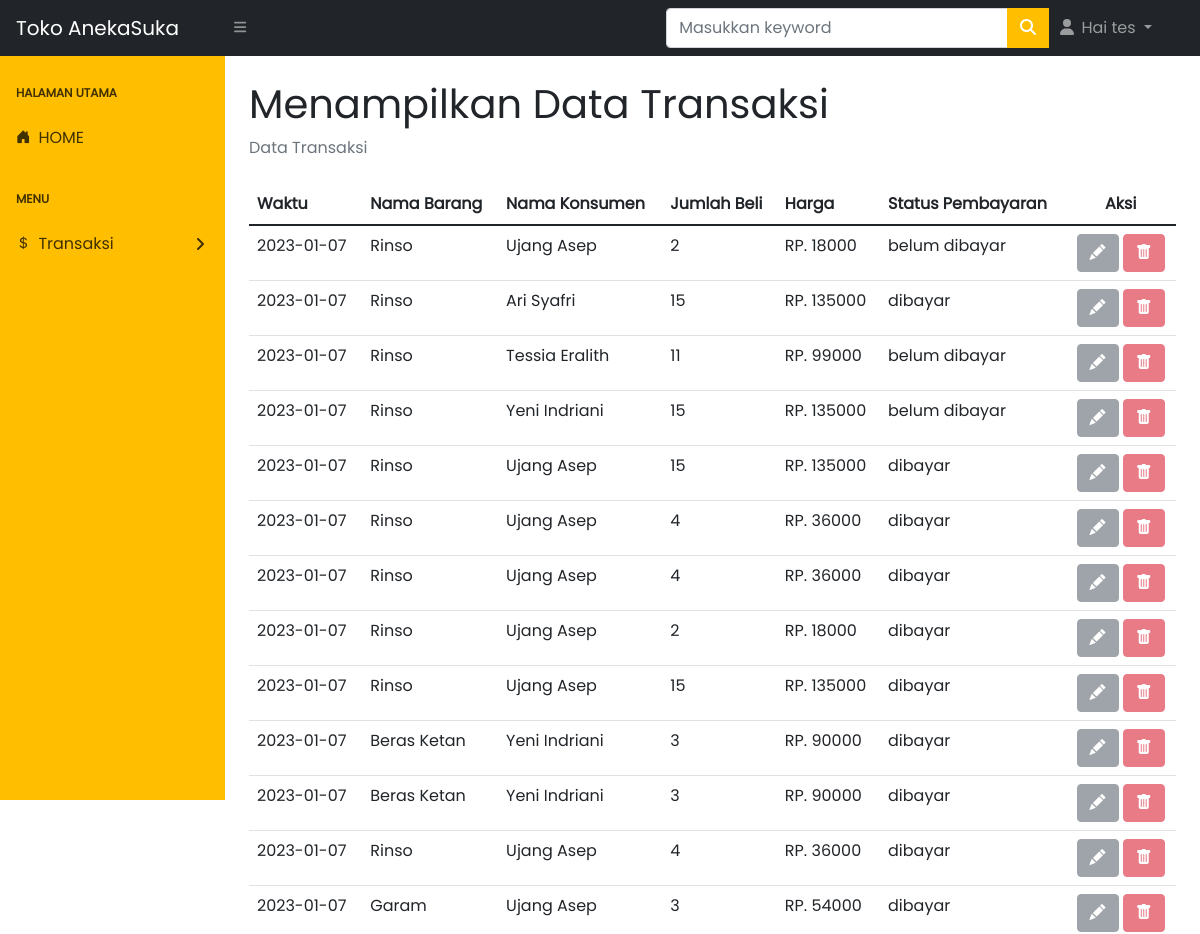
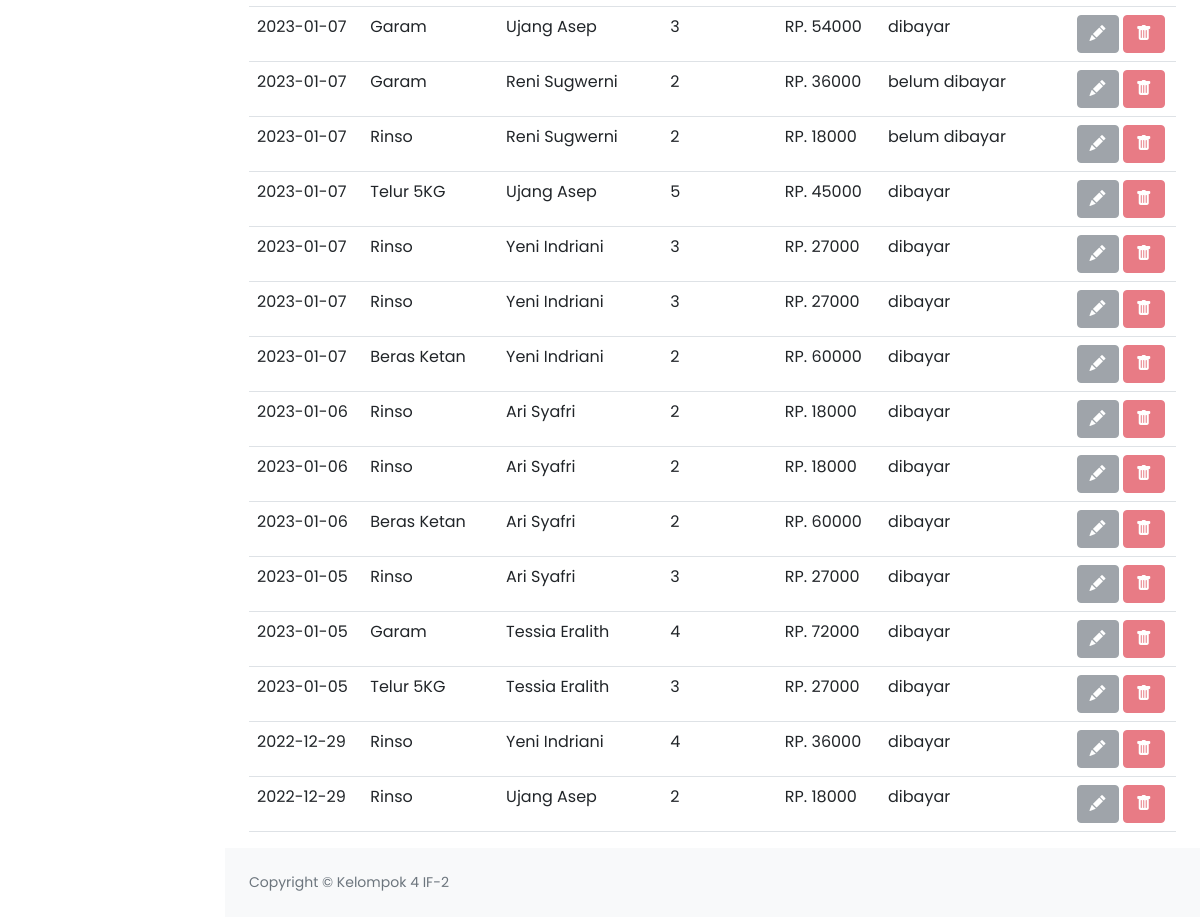
Screenshot of /transaksi.php (signed in) with the database file from the repository (2 pictures, top to bottom).
### tables this page shows
CREATE TABLE `pembelian` (
  `idpembelian` int(8) NOT NULL,
  `waktu` timestamp NULL DEFAULT current_timestamp(),
  `jumlahbeli` int(12) DEFAULT NULL,
  `idbarang` varchar(12) DEFAULT NULL,
  `idkonsumen` int(12) DEFAULT NULL,
  `status` enum('dibayar','belum dibayar') DEFAULT NULL
);

CREATE TABLE `inventoribarang` (
  `idbarang` varchar(12) NOT NULL,
  `namabarang` varchar(30) DEFAULT NULL,
  `stok` int(12) DEFAULT NULL,
  `harga` int(30) DEFAULT NULL,
  `idpegawai` varchar(12) DEFAULT NULL
);

CREATE TABLE `konsumen` (
  `idkonsumen` int(12) NOT NULL,
  `namakonsumen` varchar(30) DEFAULT NULL,
  `nohp` varchar(15) DEFAULT NULL
);

### functions.php (called while the page is built, shortened)
<?php
    $conn = mysqli_connect("localhost", "root", "", "penjualanimk");
    function query($query){
        global $conn;
        $result = mysqli_query($conn, $query);
        $rows = [];
        while ($row = mysqli_fetch_assoc($result)){
            $rows[] = $row;
        }
        return $rows;
    }
?>

### transaksi.php (the view, shortened to what this page needs)
<?php
    $role = $_SESSION["role"];
    require 'functions.php';
    $trans = query("SELECT pembelian.idpembelian, namabarang, konsumen.idkonsumen as idkonsumen,namakonsumen, waktu AS wkt,jumlahbeli,status, DATE(waktu) AS waktu ,harga,harga * jumlahbeli AS 'harga pembelian'
                    FROM pembelian
                    INNER JOIN konsumen
                    ON pembelian.idkonsumen = konsumen.idkonsumen
                    INNER JOIN inventoribarang
                    ON pembelian.idbarang = inventoribarang.idbarang
                    ORDER BY wkt DESC");
?>
<!DOCTYPE html>
<html lang="en">
    <head>
        <link rel="stylesheet" href="https://cdn.jsdelivr.net/npm/bootstrap-icons@1.10.3/font/bootstrap-icons.css">
        <link href="https://cdn.jsdelivr.net/npm/simple-datatables@latest/dist/style.css" rel="stylesheet" />
        <link href="css/styles.css" rel="stylesheet" />
    </head>
    <body class="sb-nav-fixed">
        <nav class="sb-topnav navbar navbar-expand navbar-dark bg-dark">
            <a class="navbar-brand ps-3" href="index.html">Toko AnekaSuka</a>
            <button class="btn btn-link btn-sm order-1 order-lg-0 me-4 me-lg-0" id="sidebarToggle" href="#!"><i class="fas fa-bars"></i></button>
            <form class="d-none d-md-inline-block form-inline ms-auto me-0 me-md-3 my-2 my-md-0" action="" method="post">
                <div class="input-group">
                    <input class="form-control" type="text" placeholder="Masukkan keyword" name="keyword" aria-label="" aria-describedby="btnNavbarSearch" />
                    <button class="btn btn-search" id="cari" type="submit" name="cari"><i class="fas fa-search"></i></button>
            </form>
            <ul class="navbar-nav ms-auto ms-md-0 me-3 me-lg-4">
                <li class="nav-item dropdown">
                    <a class="nav-link dropdown-toggle" id="navbarDropdown" href="#" role="button" data-bs-toggle="dropdown" aria-expanded="false"><i class="fas fa-user fa-fw"></i> Hai <?= $_SESSION["namapegawai"];?> </a>
                </li>
            </ul>
        </nav>
        <div id="layoutSidenav">
            <div id="layoutSidenav_nav">
                <nav class="sb-sidenav accordion sb-sidenav-dark" id="sidenavAccordion">
                    <div class="sb-sidenav-menu">
                        <div class="nav">
                        <div class="sb-sidenav-menu-heading">Halaman Utama</div>
                            <a class="nav-link" href="index.php">
                                <div class="sb-nav-link-icon"><i class="bi bi-house-door-fill"></i></div>
                                HOME
                            </a>
                            <div class="sb-sidenav-menu-heading">Menu</div>
                            <a class="nav-link collapsed" href="#" data-bs-toggle="collapse" data-bs-target="#collapseTransaksi" aria-expanded="false" aria-controls="collapseTransaksi">
                                <div class="sb-nav-link-icon"><i class="bi bi-currency-dollar"></i></div>
                                Transaksi
                                <div class="sb-sidenav-collapse-arrow"><i class="fas fa-angle-down"></i></div>
                            </a>
                        </div>
                    </div>
                </nav>
            </div>
            <div id="layoutSidenav_content">
                <main>
                    <div class="container-fluid px-4">
                        <h1 class="mt-4">Menampilkan Data Transaksi</h1>
                        <ol class="breadcrumb mb-4">
                            <li class="breadcrumb-item active">Data Transaksi</li>
                        </ol>
                        <div class="div">
                        <table class="table">
                        <thead>
                            <tr>
                            <th scope="col">Waktu</th>
                            <th scope="col">Nama Barang</th>
                            <th scope="col">Nama Konsumen</th>
                            <th scope="col">Jumlah Beli</th>
                            <th scope="col">Harga</th>
                            <th scope="col">Status Pembayaran</th>
                            <th scope="col" style="text-align: center;">Aksi</th>
                            </tr>
                        </thead>
                        <tbody>
                            <?php foreach($trans as $row) : ?>
                            <tr>
                            <td><?= $row["waktu"]?></td>
                            <td><?= $row["namabarang"]?></td>
                            <td><?= $row["namakonsumen"]?></td>
                            <td><?= $row["jumlahbeli"]?></td>
                            <td>RP. <?= $row["harga pembelian"]?></td>
                            <td><?= $row["status"]?></td>
                            <td style="text-align: center;">
                                <?php if ($role != "spv") { ?>
                                    <button type="button" class="btn btn-secondary" disabled><i class="bi bi-pencil-fill"></i></button>
                                    <button type="button" class="btn btn-danger" disabled><i class="bi bi-trash-fill"></i></button>
                                <?php }?>
                            </td>
                        </tr>
                            <?php endforeach; ?>
                        </tbody>
                        </table>
                        </div>
                    </div>
                </main>
                <footer class="py-4 bg-light mt-auto">
                    <div class="container-fluid px-4">
                        <div class="d-flex align-items-center justify-content-between small">
                            <div class="text-muted">Copyright &copy; Kelompok 4 IF-2</div>
                        </div>
                    </div>
                </footer>
            </div>
        </div>
    </body>
</html>

### rows the page displays
pembelian: waktu "2023-01-07", idbarang.namabarang "Rinso", idkonsumen.namakonsumen "Ujang Asep", jumlahbeli "2", harga "18000", status "belum dibayar"
pembelian: waktu "2023-01-07", idbarang.namabarang "Rinso", idkonsumen.namakonsumen "Ari Syafri", jumlahbeli "15", harga "135000", status "dibayar"
pembelian: waktu "2023-01-07", idbarang.namabarang "Rinso", idkonsumen.namakonsumen "Tessia Eralith", jumlahbeli "11", harga "99000", status "belum dibayar"
pembelian: waktu "2023-01-07", idbarang.namabarang "Rinso", idkonsumen.namakonsumen "Yeni Indriani", jumlahbeli "15", harga "135000", status "belum dibayar"
pembelian: waktu "2023-01-07", idbarang.namabarang "Rinso", idkonsumen.namakonsumen "Ujang Asep", jumlahbeli "15", harga "135000", status "dibayar"
pembelian: waktu "2023-01-07", idbarang.namabarang "Rinso", idkonsumen.namakonsumen "Ujang Asep", jumlahbeli "4", harga "36000", status "dibayar"
pembelian: waktu "2023-01-07", idbarang.namabarang "Rinso", idkonsumen.namakonsumen "Ujang Asep", jumlahbeli "4", harga "36000", status "dibayar"
pembelian: waktu "2023-01-07", idbarang.namabarang "Rinso", idkonsumen.namakonsumen "Ujang Asep", jumlahbeli "2", harga "18000", status "dibayar"
pembelian: waktu "2023-01-07", idbarang.namabarang "Rinso", idkonsumen.namakonsumen "Ujang Asep", jumlahbeli "15", harga "135000", status "dibayar"
pembelian: waktu "2023-01-07", idbarang.namabarang "Beras Ketan", idkonsumen.namakonsumen "Yeni Indriani", jumlahbeli "3", harga "90000", status "dibayar"
pembelian: waktu "2023-01-07", idbarang.namabarang "Beras Ketan", idkonsumen.namakonsumen "Yeni Indriani", jumlahbeli "3", harga "90000", status "dibayar"
pembelian: waktu "2023-01-07", idbarang.namabarang "Rinso", idkonsumen.namakonsumen "Ujang Asep", jumlahbeli "4", harga "36000", status "dibayar"
pembelian: waktu "2023-01-07", idbarang.namabarang "Garam", idkonsumen.namakonsumen "Ujang Asep", jumlahbeli "3", harga "54000", status "dibayar"
pembelian: waktu "2023-01-07", idbarang.namabarang "Garam", idkonsumen.namakonsumen "Ujang Asep", jumlahbeli "3", harga "54000", status "dibayar"
pembelian: waktu "2023-01-07", idbarang.namabarang "Garam", idkonsumen.namakonsumen "Reni Sugwerni", jumlahbeli "2", harga "36000", status "belum dibayar"
pembelian: waktu "2023-01-07", idbarang.namabarang "Rinso", idkonsumen.namakonsumen "Reni Sugwerni", jumlahbeli "2", harga "18000", status "belum dibayar"
pembelian: waktu "2023-01-07", idbarang.namabarang "Telur 5KG", idkonsumen.namakonsumen "Ujang Asep", jumlahbeli "5", harga "45000", status "dibayar"
pembelian: waktu "2023-01-07", idbarang.namabarang "Rinso", idkonsumen.namakonsumen "Yeni Indriani", jumlahbeli "3", harga "27000", status "dibayar"
pembelian: waktu "2023-01-07", idbarang.namabarang "Rinso", idkonsumen.namakonsumen "Yeni Indriani", jumlahbeli "3", harga "27000", status "dibayar"
pembelian: waktu "2023-01-07", idbarang.namabarang "Beras Ketan", idkonsumen.namakonsumen "Yeni Indriani", jumlahbeli "2", harga "60000", status "dibayar"
pembelian: waktu "2023-01-06", idbarang.namabarang "Rinso", idkonsumen.namakonsumen "Ari Syafri", jumlahbeli "2", harga "18000", status "dibayar"
pembelian: waktu "2023-01-06", idbarang.namabarang "Rinso", idkonsumen.namakonsumen "Ari Syafri", jumlahbeli "2", harga "18000", status "dibayar"
pembelian: waktu "2023-01-06", idbarang.namabarang "Beras Ketan", idkonsumen.namakonsumen "Ari Syafri", jumlahbeli "2", harga "60000", status "dibayar"
pembelian: waktu "2023-01-05", idbarang.namabarang "Rinso", idkonsumen.namakonsumen "Ari Syafri", jumlahbeli "3", harga "27000", status "dibayar"
pembelian: waktu "2023-01-05", idbarang.namabarang "Garam", idkonsumen.namakonsumen "Tessia Eralith", jumlahbeli "4", harga "72000", status "dibayar"
pembelian: waktu "2023-01-05", idbarang.namabarang "Telur 5KG", idkonsumen.namakonsumen "Tessia Eralith", jumlahbeli "3", harga "27000", status "dibayar"
pembelian: waktu "2022-12-29", idbarang.namabarang "Rinso", idkonsumen.namakonsumen "Yeni Indriani", jumlahbeli "4", harga "36000", status "dibayar"
pembelian: waktu "2022-12-29", idbarang.namabarang "Rinso", idkonsumen.namakonsumen "Ujang Asep", jumlahbeli "2", harga "18000", status "dibayar"

### other values shown
$_SESSION["namapegawai"] "tes"
